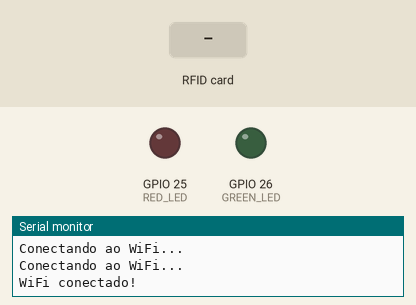
The sketch below on a simulated ESP32. Shown: output pins drawn as LEDs (lit = HIGH), the last lines printed to the serial monitor. Inputs (shaded band) come from the test bench. WiFi joins after 1.5 s; servers stay silent unless stated; uploads are accepted with an empty reply; the local clock reads 2024-03-15 10:24:30 at power-on unless the sketch sets it.

Above: at 3.2 s.
3.3 s: RFID card 12 34 56 78 held to the reader
At 3.8 s:
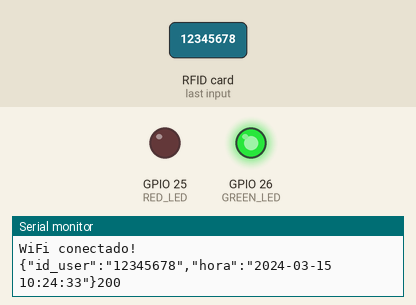
6.0 s: RFID card 5E 7A 19 C4 held to the reader
At 8.2 s:
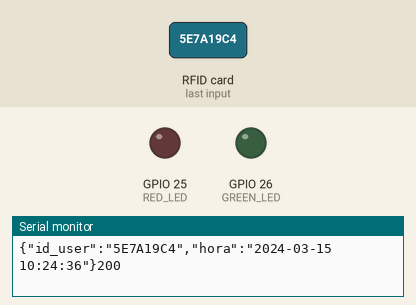
Timing chart, 0 to 9.7 s (numbered marks = the images above; inputs shaded):
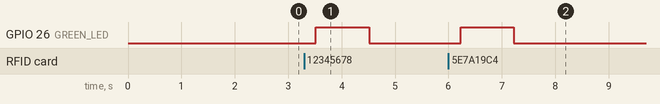

Measured:
- after the input at 3.3 s, GPIO 26 (GREEN_LED): LOW → HIGH after 0.22 s, → LOW 1.0 s later
- after the input at 6.0 s, GPIO 26 (GREEN_LED): LOW → HIGH after 0.23 s, → LOW 1.0 s later

The sketch:

completo.ino
```cpp
#include <WiFi.h>
#include <HTTPClient.h>
#include <ArduinoJson.h>
#include <SPI.h>
#include <MFRC522.h>
#include <ThreeWire.h>
#include <RtcDS1302.h> // Rtc by Makuna


const char* ssid = "Lucas's iPhone";
const char* password = "12345678";
const char* serverName = "http://172.20.10.2:8000/db_conn"; // IP do seu servidor FastAPI

#define SS_PIN  21   // Ajuste conforme seu circuito
#define RST_PIN 2  // Ajuste conforme seu circuito
#define GREEN_LED 26 // Agora usando GPIO 26 para o pino do LED verde
#define RED_LED 25   // Agora usando GPIO 27 para o pino do LED vermelho
#define DS1302_RST 12 // Ajuste para o pino SCLK do DS1302
#define DS1302_DAT 13 // Agora usando GPIO 17 para o IO do DS1302
#define DS1302_CLK 14  // Ajuste para o pino CE do DS1302

MFRC522 mfrc522(SS_PIN, RST_PIN);
ThreeWire myWire(DS1302_DAT, DS1302_CLK, DS1302_RST);
RtcDS1302<ThreeWire> Rtc(myWire);

void setup() {
  Serial.begin(115200);
  SPI.begin();
  mfrc522.PCD_Init();

  pinMode(GREEN_LED, OUTPUT);
  pinMode(RED_LED, OUTPUT);
  digitalWrite(GREEN_LED, LOW);
  digitalWrite(RED_LED, LOW);

  WiFi.begin(ssid, password);
  while (WiFi.status() != WL_CONNECTED) {
    delay(1000);
    Serial.println("Conectando ao WiFi...");
  }
  Serial.println("WiFi conectado!");

  Rtc.Begin();
  // Se quiser setar manualmente a data/hora, descomente a linha abaixo:
  // RtcDateTime customDateTime(2025, 5, 26, 18, 30, 0); // ano, mês, dia, hora, minuto, segundo
  // Rtc.SetDateTime(customDateTime);
}

void loop() {
  if (WiFi.status() != WL_CONNECTED) return;
  if (!mfrc522.PICC_IsNewCardPresent() || !mfrc522.PICC_ReadCardSerial()) return;

  String rfid = "";
  for (byte i = 0; i < mfrc522.uid.size; i++) {
    if (mfrc522.uid.uidByte[i] < 0x10) rfid += "0";
    rfid += String(mfrc522.uid.uidByte[i], HEX);
  }
  rfid.toUpperCase();

  RtcDateTime now = Rtc.GetDateTime();
  char horaChar[120];
  snprintf(horaChar, sizeof(horaChar), "%04u-%02u-%02u %02u:%02u:%02u",
           now.Year(), now.Month(), now.Day(), now.Hour(), now.Minute(), now.Second());
  String hora = String(horaChar);

  HTTPClient http;
  http.begin(serverName);
  http.addHeader("Content-Type", "application/json");

  StaticJsonDocument<200> doc;
  doc["id_user"] = rfid;
  doc["hora"] = hora;

  String requestBody;
  serializeJson(doc, requestBody);
  Serial.print(requestBody);

  int httpResponseCode = http.POST(requestBody);
  if (httpResponseCode > 0) {
    Serial.println(httpResponseCode);
    Serial.println(http.getString());
    digitalWrite(GREEN_LED, HIGH);
    digitalWrite(RED_LED, LOW);
    delay(1000);
    digitalWrite(GREEN_LED, LOW);
  } else {
    Serial.print("Erro na requisição: ");
    Serial.println(httpResponseCode);
    digitalWrite(RED_LED, HIGH);
    digitalWrite(GREEN_LED, LOW);
    delay(1000);
    digitalWrite(RED_LED, LOW);
  }
  http.end();
  delay(1000); // Evita múltiplas leituras do mesmo cartão
}
```
